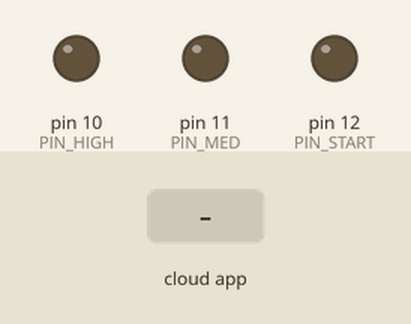
Recording of a sketch running on a simulated Arduino Uno, built with avr-gcc and run on an emulated ATmega328P. On the bench: output pins drawn as LEDs (lit = HIGH). Inputs (shaded band) come from the test bench. The RemoteXY app is connected.

Above: at 1.2 s.
1.3 s: the phone or cloud app sets Start to 1
At 2.3 s:
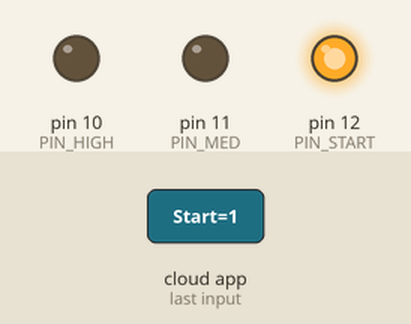
2.8 s: the phone or cloud app sets MED to 1
At 3.5 s:
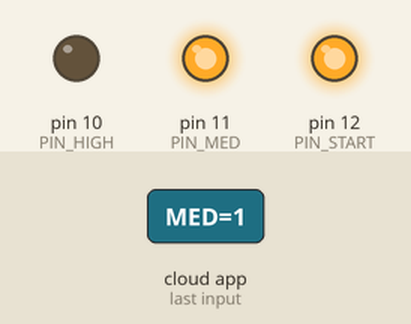
4.3 s: the phone or cloud app sets high to 1
At 4.6 s:
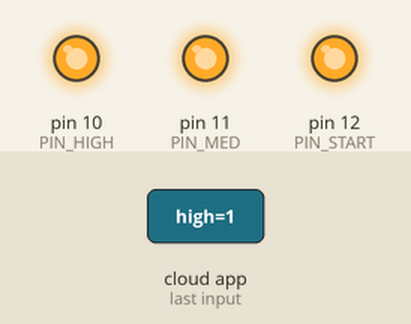
5.8 s: the phone or cloud app sets Start to 0
At 6.9 s:
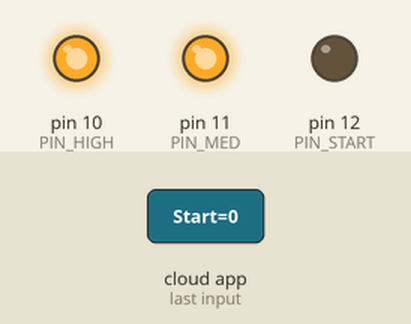
7.3 s: the phone or cloud app sets MED to 0
At 8.1 s:
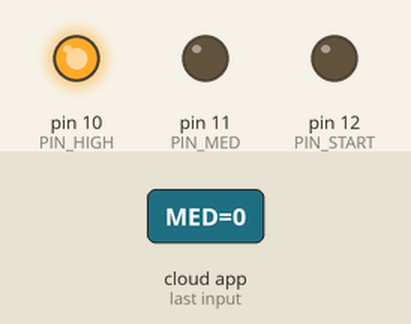
8.8 s: the phone or cloud app sets Start to 1
At 9.2 s:
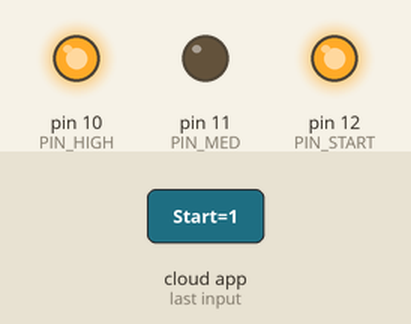
Timing chart, 0 to 11.3 s (numbered marks = the images above; inputs shaded):
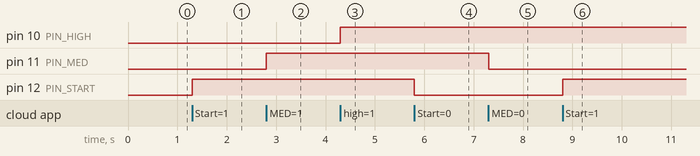

Measured:
- after the input at 1.3 s, pin 12 (PIN_START): LOW → HIGH at once
- after the input at 2.8 s, pin 11 (PIN_MED): LOW → HIGH at once
- after the input at 4.3 s, pin 10 (PIN_HIGH): LOW → HIGH at once
- after the input at 5.8 s, pin 12 (PIN_START): HIGH → LOW at once
- after the input at 7.3 s, pin 11 (PIN_MED): HIGH → LOW at once
- after the input at 8.8 s, pin 12 (PIN_START): LOW → HIGH at once

The sketch:

finalIOT.ino
```cpp
// (licence header left out)
//////////////////////////////////////////////
//        RemoteXY include library          //
//////////////////////////////////////////////

// RemoteXY select connection mode and include library
#define REMOTEXY_MODE__ESP8266_HARDSERIAL_POINT

#include <RemoteXY.h>

// RemoteXY connection settings
#define REMOTEXY_SERIAL Serial
#define REMOTEXY_SERIAL_SPEED 115200
#define REMOTEXY_WIFI_SSID "RemoteXY"
#define REMOTEXY_WIFI_PASSWORD "123456789"
#define REMOTEXY_SERVER_PORT 6377


// RemoteXY configurate
#pragma pack(push, 1)
uint8_t RemoteXY_CONF[] =
  { 255,3,0,0,0,64,0,11,161,0,
  1,0,2,27,24,24,8,31,83,116,
  97,114,116,0,1,0,36,27,23,23,
  8,31,77,101,100,0,1,0,70,28,
  23,23,24,31,72,105,103,104,0,129,
  0,24,2,54,8,1,80,97,116,99,
  104,32,67,111,110,116,114,111,108,32,
  0 };

// this structure defines all the variables and events of your control interface
struct {

    // input variables
  uint8_t Start; // =1 if button pressed, else =0
  uint8_t MED; // =1 if button pressed, else =0
  uint8_t high; // =1 if button pressed, else =0

    // other variable
  uint8_t connect_flag;  // =1 if wire connected, else =0

} RemoteXY;
#pragma pack(pop)

/////////////////////////////////////////////
//           END RemoteXY include          //
/////////////////////////////////////////////

#define PIN_START 12
#define PIN_MED 11
#define PIN_HIGH 10


void setup()
{
  RemoteXY_Init ();

  pinMode (PIN_START, OUTPUT);
  pinMode (PIN_MED, OUTPUT);
  pinMode (PIN_HIGH, OUTPUT);

  // TODO you setup code

}

void loop()
{
  RemoteXY_Handler ();

  digitalWrite(PIN_START, (RemoteXY.Start==0)?LOW:HIGH);
  digitalWrite(PIN_MED, (RemoteXY.MED==0)?LOW:HIGH);
  digitalWrite(PIN_HIGH, (RemoteXY.high==0)?LOW:HIGH);

  // TODO you loop code
  // use the RemoteXY structure for data transfer
  // do not call delay()


}
```
